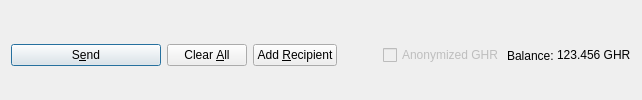
         <widget class="QFrame" name="frame_Send">
          <layout class="QHBoxLayout" name="horizontalLayout">
           <property name="bottomMargin">
            <number>0</number>
           </property>
           <item>
            <widget class="QPushButton" name="sendButton">
             <property name="minimumSize">
              <size>
               <width>150</width>
               <height>0</height>
              </size>
             </property>
             <property name="toolTip">
              <string>Confirm the send action</string>
             </property>
             <property name="text">
              <string>S&amp;end</string>
             </property>
             <property name="icon">
              <iconset resource="../ghrcoin.qrc">
               <normaloff>:/icons/send</normaloff>:/icons/send</iconset>
             </property>
             <property name="autoDefault">
              <bool>false</bool>
             </property>
             <property name="default">
              <bool>true</bool>
             </property>
            </widget>
           </item>
           <item>
            <widget class="QPushButton" name="clearButton">
             <property name="sizePolicy">
              <sizepolicy hsizetype="Minimum" vsizetype="Fixed">
               <horstretch>0</horstretch>
               <verstretch>0</verstretch>
              </sizepolicy>
             </property>
             <property name="toolTip">
              <string>Clear all fields of the form.</string>
             </property>
             <property name="text">
              <string>Clear &amp;All</string>
             </property>
             <property name="icon">
              <iconset resource="../ghrcoin.qrc">
               <normaloff>:/icons/remove</normaloff>:/icons/remove</iconset>
             </property>
             <property name="autoDefault">
              <bool>false</bool>
             </property>
            </widget>
           </item>
           <item>
            <widget class="QPushButton" name="addButton">
             <property name="toolTip">
              <string>Send to multiple recipients at once</string>
             </property>
             <property name="text">
              <string>Add &amp;Recipient</string>
             </property>
             <property name="icon">
              <iconset resource="../ghrcoin.qrc">
               <normaloff>:/icons/add</normaloff>:/icons/add</iconset>
             </property>
             <property name="autoDefault">
              <bool>false</bool>
             </property>
            </widget>
           </item>
           <item>
            <spacer name="horizontalSpacer">
             <property name="orientation">
              <enum>Qt::Horizontal</enum>
             </property>
             <property name="sizeHint" stdset="0">
              <size>
               <width>40</width>
               <height>20</height>
              </size>
             </property>
            </spacer>
           </item>
           <item>
            <layout class="QHBoxLayout" name="horizontalLayout_2">
             <property name="spacing">
              <number>3</number>
             </property>
             <item>
              <widget class="QCheckBox" name="checkzGHR">
               <property name="enabled">
                <bool>false</bool>
               </property>
               <property name="text">
                <string>Anonymized GHR</string>
               </property>
              </widget>
             </item>
             <item>
              <widget class="QLabel" name="label">
               <property name="text">
                <string>Balance:</string>
               </property>
              </widget>
             </item>
             <item>
              <widget class="QLabel" name="labelBalance">
               <property name="sizePolicy">
                <sizepolicy hsizetype="Preferred" vsizetype="Fixed">
                 <horstretch>0</horstretch>
                 <verstretch>0</verstretch>
                </sizepolicy>
               </property>
               <property name="cursor">
                <cursorShape>IBeamCursor</cursorShape>
               </property>
               <property name="text">
                <string notr="true">123.456 GHR</string>
               </property>
               <property name="textInteractionFlags">
                <set>Qt::LinksAccessibleByMouse|Qt::TextSelectableByKeyboard|Qt::TextSelectableByMouse</set>
               </property>
              </widget>
             </item>
            </layout>
           </item>
          </layout>
         </widget>
